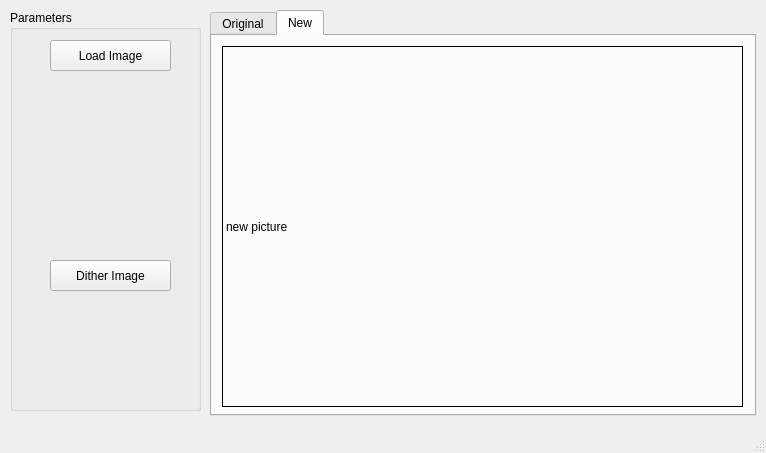
<?xml version="1.0" encoding="UTF-8"?>
<ui version="4.0">
 <class>MainWindow</class>
 <widget class="QMainWindow" name="MainWindow">
  <property name="geometry">
   <rect>
    <x>0</x>
    <y>0</y>
    <width>766</width>
    <height>453</height>
   </rect>
  </property>
  <property name="windowTitle">
   <string>MainWindow</string>
  </property>
  <widget class="QWidget" name="centralwidget">
   <widget class="QLabel" name="label_4">
    <property name="geometry">
     <rect>
      <x>540</x>
      <y>310</y>
      <width>81</width>
      <height>16</height>
     </rect>
    </property>
    <property name="text">
     <string>New</string>
    </property>
   </widget>
   <widget class="QTabWidget" name="tabWidget">
    <property name="geometry">
     <rect>
      <x>210</x>
      <y>10</y>
      <width>546</width>
      <height>406</height>
     </rect>
    </property>
    <property name="currentIndex">
     <number>1</number>
    </property>
    <widget class="QWidget" name="tab">
     <attribute name="title">
      <string>Original</string>
     </attribute>
     <widget class="QLabel" name="lb_org">
      <property name="geometry">
       <rect>
        <x>10</x>
        <y>10</y>
        <width>521</width>
        <height>361</height>
       </rect>
      </property>
      <property name="frameShape">
       <enum>QFrame::Box</enum>
      </property>
      <property name="text">
       <string>original picture</string>
      </property>
     </widget>
    </widget>
    <widget class="QWidget" name="tab_2">
     <attribute name="title">
      <string>New</string>
     </attribute>
     <widget class="QLabel" name="lb_new">
      <property name="geometry">
       <rect>
        <x>10</x>
        <y>10</y>
        <width>521</width>
        <height>361</height>
       </rect>
      </property>
      <property name="frameShape">
       <enum>QFrame::Box</enum>
      </property>
      <property name="text">
       <string>new picture</string>
      </property>
     </widget>
    </widget>
   </widget>
   <widget class="QGroupBox" name="groupBox">
    <property name="geometry">
     <rect>
      <x>10</x>
      <y>10</y>
      <width>191</width>
      <height>401</height>
     </rect>
    </property>
    <property name="title">
     <string>Parameters</string>
    </property>
    <widget class="QPushButton" name="btn_load">
     <property name="geometry">
      <rect>
       <x>40</x>
       <y>30</y>
       <width>121</width>
       <height>31</height>
      </rect>
     </property>
     <property name="text">
      <string>Load Image</string>
     </property>
    </widget>
    <widget class="QPushButton" name="btn_dither">
     <property name="geometry">
      <rect>
       <x>40</x>
       <y>250</y>
       <width>121</width>
       <height>31</height>
      </rect>
     </property>
     <property name="text">
      <string>Dither Image</string>
     </property>
    </widget>
   </widget>
  </widget>
  <widget class="QMenuBar" name="menubar">
   <property name="geometry">
    <rect>
     <x>0</x>
     <y>0</y>
     <width>766</width>
     <height>21</height>
    </rect>
   </property>
  </widget>
  <widget class="QStatusBar" name="statusbar"/>
 </widget>
 <resources/>
 <connections/>
</ui>
